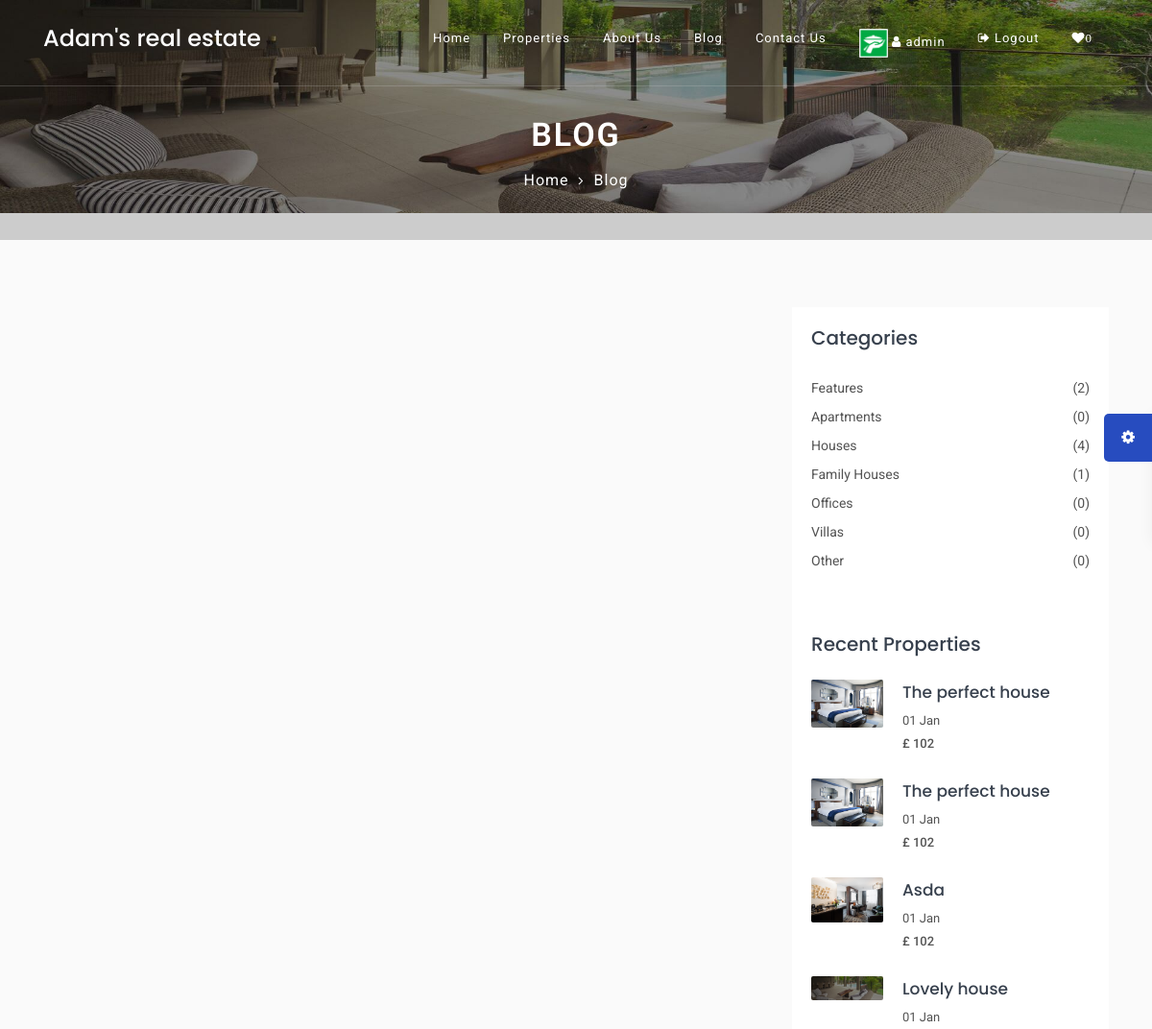
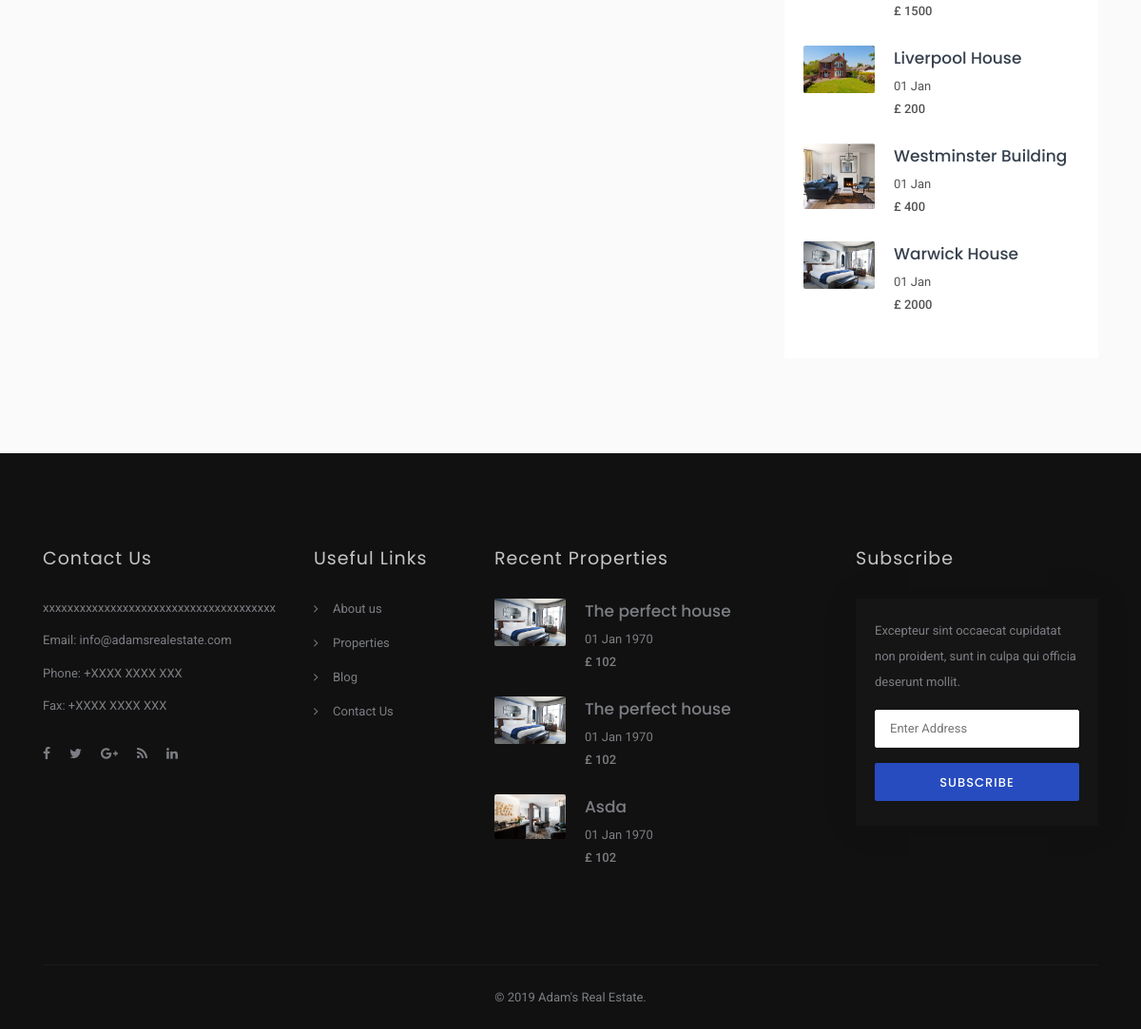
/blog.php (signed in), run on the app's committed database (2 pictures, top to bottom).
### tables this page shows
CREATE TABLE `tbl_property` (
  `id` bigint(11) NOT NULL,
  `name` varchar(200) NOT NULL,
  `category` varchar(100) NOT NULL,
  `propert_des` text NOT NULL,
  `image` varchar(200) NOT NULL,
  `location` text NOT NULL,
  `full_address` text NOT NULL,
  `bedroom` int(3) NOT NULL,
  `bathroom` int(3) NOT NULL,
  `area` varchar(500) NOT NULL,
  `garage` int(3) NOT NULL,
  `price` int(16) NOT NULL,
  `status` int(1) NOT NULL DEFAULT '1',
  `add_date` varchar(100) NOT NULL,
  `updated_date` timestamp NOT NULL DEFAULT CURRENT_TIMESTAMP ON UPDATE CURRENT_TIMESTAMP
);

### admin/classess/function.php (called while the page is built, shortened)
<?php
 class ADMIN
{
	public function getAllRecentPropertysFrontEnd($limit)
        {
           $return=array();
           $DBH = new DatabaseHandler();
           $sql="select * from `tbl_property` where `status`=1 order by `id` DESC limit 0,".$limit."";
           $STH = $DBH->query($sql);
           if($STH->rowCount()>0)
           {
               while($row = $STH->fetch(PDO::FETCH_ASSOC))
               {
                   $return[] = $row;
               }
           }
           return $return;
        }
    public function countAllPropertyByCategory($category)
       {
       $DBH = new DatabaseHandler();
       $sql="select count(*) from `tbl_property`where `status`='1' and `category`='".$category."' ";
       $STH = $DBH->query($sql);
       $return=$STH->fetchColumn();
       return $return;
       }
	 public function countWishlist()
       {
       $DBH = new DatabaseHandler();
       $sql="select count(*) from `tbl_wishlist` where `customer_id`='".$_SESSION['cprop_id']."'";
       $STH = $DBH->query($sql);
       $return=$STH->fetchColumn();
       return $return;
       }
}

### admin/classess/dbconnect.php (called while the page is built, shortened)
<?php
class DatabaseHandler
    {
    var $host, $dbuser, $dbpass, $db, $DBH ,$STH;
function __construct()
   {
        $this->host = DB_HOST;
        $this->dbuser = DB_USERNAME;
        $this->dbpass = DB_PASSWORD;
        $this->db = DB_NAME;
    }
    function connect() {
        try {
            $this->DBH = new PDO("mysql:host=$this->host;dbname=$this->db", $this->dbuser, $this->dbpass);
            $this->DBH->setAttribute(PDO::ATTR_ERRMODE, PDO::ERRMODE_EXCEPTION);
        } catch (PDOException $e) {
            throw $e;
        }
    }
    function query($sql){
        try{
            $STH=$this->DBH->prepare($sql);
            $STH->execute();
            return $STH;
        }catch (Exception $e){
            echo $e;
            throw $e;
        }
    }
}

### blog.php (the view, shortened to what this page needs)
<?php
include_once('admin/classess/function.php');
$admin= new ADMIN();
$recentproperty = $admin->getAllRecentPropertysFrontEnd(20);
$recentpropertyfooter = $admin->getAllRecentPropertysFrontEnd(3);
?>
<!DOCTYPE html>
<html lang="zxx">
<head>
    <?php require_once 'head.php'; ?>
</head>
<body id="top">
<?php require_once 'header.php'; ?>
<div class="sub-banner ">
<img class="" src="slider_image/slider1 - Copy.jpg" alt="banner" width="100%" height="auto" >
    <div class="container">
        <div class="breadcrumb-area">
            <h1>Blog</h1>
            <ul class="breadcrumbs">
                <li><a href="index.php">Home</a></li>
					<li class="active">Blog</li>
            </ul>
        </div>
    </div>
</div>
<div class="blog-section content-area-2">
    <div class="container">
        <div class="row">
            <div class="col-lg-8 col-md-12">
            </div>
            <div class="col-lg-4 col-md-12">
                <div class="sidebar mbl">
                    <div class="widget categories">
                        <h5 class="sidebar-title">Categories</h5>
                        <ul>
                            <li><a href="property.php?category=1">Features<span>(<?php echo $admin->countAllPropertyByCategory(1);?>)</span></a></li>
                            <li><a href="property.php?category=2">Apartments<span>(<?php echo $admin->countAllPropertyByCategory(2);?>)</span></a></li>
                            <li><a href="property.php?category=3">Houses<span>(<?php echo $admin->countAllPropertyByCategory(3);?>)</span></a></li>
                            <li><a href="property.php?category=4">Family Houses<span>(<?php echo $admin->countAllPropertyByCategory(4);?>)</span></a></li>
                            <li><a href="property.php?category=5">Offices<span>(<?php echo $admin->countAllPropertyByCategory(5);?>)</span></a></li>
                            <li><a href="property.php?category=6">Villas<span>(<?php echo $admin->countAllPropertyByCategory(6);?>)</span></a></li>
                            <li><a href="property.php?category=7">Other<span>(<?php echo $admin->countAllPropertyByCategory(7);?>)</span></a></li>
                        </ul>
                    </div>
                    <div class="widget recent-posts">
                        <h5 class="sidebar-title">Recent Properties</h5>
						<?php foreach($recentproperty as $rec) {?>
                        <div class="media mb-4">
                            <a href="property-detail.php?id=<?php echo base64_encode($rec['id'])?>">
                                <img src="admin/images/<?php echo $rec['image'];?>" alt="sub-property">
                            </a>
                            <div class="media-body align-self-center">
                                <h5>
                                    <a href="property-detail.php?id=<?php echo base64_encode(rec)?>"><?php echo $rec['name'];?></a>
                                </h5>
                                <p><?php echo date('d M',strtotime($rec['name']));?></p>
                                <p> <strong>£ <?php echo $rec['price'];?></strong></p>
                            </div>
                        </div>
						<?php }?>
                    </div>
                </div>
            </div>
        </div>
    </div>
</div>
<?php require_once 'footer.php'; ?>
</body>
</html>

### head.php (shortened to what this page needs)
<link type="text/css" rel="stylesheet" href="assets/css/bootstrap.min.css">
<link type="text/css" rel="stylesheet" href="assets/css/magnific-popup.css">
<link type="text/css" rel="stylesheet" href="assets/css/jquery.selectBox.css">
<link type="text/css" rel="stylesheet" href="assets/css/dropzone.css">
<link type="text/css" rel="stylesheet" href="assets/css/rangeslider.css">
<link type="text/css" rel="stylesheet" href="assets/css/animate.min.css">
<link type="text/css" rel="stylesheet" href="assets/css/leaflet.css">
<link type="text/css" rel="stylesheet" href="assets/css/slick.css">
<link type="text/css" rel="stylesheet" href="assets/css/slick-theme.css">
<link type="text/css" rel="stylesheet" href="assets/css/slick-theme.css">
<link type="text/css" rel="stylesheet" href="assets/css/map.css">
<link type="text/css" rel="stylesheet" href="assets/css/jquery.mCustomScrollbar.css">
<link type="text/css" rel="stylesheet" href="assets/fonts/font-awesome/css/font-awesome.min.css">
<link type="text/css" rel="stylesheet" href="assets/fonts/flaticon/font/flaticon.css">
<link type="text/css" rel="stylesheet" href="assets/css/style.css">
<link rel="stylesheet" type="text/css" id="style_sheet" href="assets/css/skins/default.css">

### header.php (shortened to what this page needs)
<header class="main-header sticky-header" id="main-header-2">
    <div class="container">
        <div class="row">
            <div class="col-12">
                <nav class="navbar navbar-expand-lg navbar-light rounded">
                    <a class="navbar-brand logo navbar-brand d-flex w-50 mr-auto" href="index.php">
					   <h4 style="color:white;">Adam's real estate</h4>
                    </a>
                    <div class="navbar-collapse collapse w-100" id="navbar">
                        <ul class="navbar-nav ml-auto">
                            <li class="nav-item dropdown">
                                <a class="nav-link dropdown-toggle" href="index.php" >
                                    Home
                                </a>
                            </li>
                            <li class="nav-item dropdown">
                                <a class="nav-link dropdown-toggle" href="property.php" >
                                    Properties
                                </a>
                            </li>
							<li class="nav-item dropdown">
                                <a class="nav-link dropdown-toggle" href="about.php" >
                                    About Us
                                </a>
                            </li>
                            <li class="nav-item dropdown active">
                                <a class="nav-link dropdown-toggle" href="blog.php"  >
                                    Blog
                                </a>
                               </li>
                            <li class="nav-item dropdown">
                                <a class="nav-link dropdown-toggle" href="contact.php" >
                                    Contact Us
                                </a>
                            </li>
							<?php if(isset($_SESSION['cprop_id'])) {?>
                            <li class="nav-item dropdown">
                            <a href="#" data-toggle="dropdown" class="nav-link dropdown-toggle dropdown-toggle"><img src="assets/images/login.png" alt="" width="30" class="img-circle"> <i class="fa fa-user"></i>  <?php echo $_SESSION['first_name'];?></a>
                            </li>
                            <li class="nav-item dropdown">
                            <a href="admin/frontend_logout.php" class="nav-link dropdown-toggle"><i class="fa fa-sign-out"></i> Logout </a>
                            </li>
							<?php } ?>
                            <li class="nav-item dropdown">
							<?php if(isset($_SESSION['cprop_id'])) {?>
							    <a class="nav-link dropdown-toggle" href="wishlist.php" >
                                   <span href="wishlist.php" class="fa fa-heart"><span id="wishlist_header_count"><?php echo $admin->countWishlist();?></span></span>
								 </a>
									<?php } else {?>
								<a class="nav-link dropdown-toggle" href="login.php" >
									<span href="login.php" class="fa fa-heart"></span>
								 </a>
									<?php } ?>
                            </li>
                        </ul>
                    </div>
                </nav>
            </div>
        </div>
    </div>
</header>

### footer.php (shortened to what this page needs)
<footer class="footer">
    <div class="container footer-inner">
        <div class="row">
            <div class="col-xl-3 col-lg-3 col-md-6 col-sm-6">
                <div class="footer-item">
                    <h4>Contact Us</h4>
                    <ul class="contact-info">
                        <li>
                            xxxxxxxxxxxxxxxxxxxxxxxxxxxxxxxxxxxxxx
                        </li>
                        <li>
                            Email: <a href="mailto:info@adamsrealestate.com">info@adamsrealestate.com</a>
                        </li>
                        <li>
                            Phone: <a href="tel:+0477-85x6-552">+XXXX XXXX XXX</a>
                        </li>
                        <li>
                            Fax: +XXXX XXXX XXX
                        </li>
                    </ul>
                    <ul class="social-list clearfix">
                        <li><a href="#" class="facebook"><i class="fa fa-facebook"></i></a></li>
                        <li><a href="#" class="twitter"><i class="fa fa-twitter"></i></a></li>
                        <li><a href="#" class="google"><i class="fa fa-google-plus"></i></a></li>
                        <li><a href="#" class="rss"><i class="fa fa-rss"></i></a></li>
                        <li><a href="#" class="linkedin"><i class="fa fa-linkedin"></i></a></li>
                    </ul>
                </div>
            </div>
            <div class="col-xl-2 col-lg-2 col-md-6 col-sm-6">
                <div class="footer-item">
                    <h4>
                        Useful Links
                    </h4>
                    <ul class="links">
                        <li>
                            <a href="about.php"><i class="fa fa-angle-right"></i>About us</a>
                        </li>
                        <li>
                            <a href="property.php"><i class="fa fa-angle-right"></i>Properties</a>
                        </li>
                        <li>
                            <a href="blog.php"><i class="fa fa-angle-right"></i>Blog</a>
                        </li>
                        <li>
                            <a href="contact.php"><i class="fa fa-angle-right"></i>Contact Us</a>
                        </li>
                    </ul>
                </div>
            </div>
            <div class="col-xl-4 col-lg-4 col-md-6 col-sm-6">
                <div class="recent-posts footer-item">
                    <h4>Recent Properties</h4>
                    <?php foreach($recentpropertyfooter as $rec) {?>
                        <div class="media mb-4">
                            <a href="property-detail.php?id=<?php echo base64_encode($rec['id'])?>">
                                <img src="admin/images/<?php echo $rec['image'];?>" alt="sub-property">
                            </a>
                            <div class="media-body align-self-center">
                                <h5>
                                    <a href="property-detail.php?id=<?php echo base64_encode($rec['id'])?>"><?php echo $rec['name'];?></a>
                                </h5>
                                <p><?php echo date('d M Y',strtotime($rec['name']));?></p>
                                <p> <strong>£ <?php echo $rec['price'];?></strong></p>
                            </div>
                        </div>
						<?php }?>
				</div>
            </div>
            <div class="col-xl-3 col-lg-3 col-md-6 col-sm-6">
                <div class="footer-item clearfix">
                    <h4>Subscribe</h4>
                    <div class="Subscribe-box">
                        <p>Excepteur sint occaecat cupidatat non proident, sunt in culpa qui officia deserunt mollit.</p>
                        <form action="#" method="GET">
                            <p>
                                <input type="text" class="form-contact" name="email" placeholder="Enter Address">
                            </p>
                            <p>
                                <button type="submit" name="submitNewsletter" class="btn btn-block btn-color">
                                    Subscribe
                                </button>
                            </p>
                        </form>
                    </div>
                </div>
            </div>
        </div>
        <div class="row">
            <div class="col-xl-12">
                <p class="copy">&copy;  2019 <a href="" target="_blank">Adam's Real Estate</a>.</p>
            </div>
        </div>
    </div>
</footer>

### assets/css/skins/default.css (style rules this page uses)
.btn-color { background: #274cbf; border-color: #274cbf; }
.main-header .navbar-expand-lg .navbar-nav .active .nav-link { color: #274cbf !important; border-bottom: solid 2px #274cbf; }
@media (min-width: 991px) { .sticky-header .navbar-expand-lg .navbar-nav .active .nav-link { color: #fff !important; border-bottom: solid 2px transparent; } }

### data on the page
tbl_property: image (picture), name "The perfect house", name "01 Jan", price "102", name "01 Jan 1970"
tbl_property: image (picture), name "The perfect house", name "01 Jan", price "102", name "01 Jan 1970"
tbl_property: image (picture), name "Asda", name "01 Jan", price "102", name "01 Jan 1970"
tbl_property: image (picture), name "Lovely house", name "01 Jan", price "1500"
tbl_property: image (picture), name "Liverpool House", name "01 Jan", price "200"
tbl_property: image (picture), name "Westminster Building", name "01 Jan", price "400"
tbl_property: image (picture), name "Warwick House", name "01 Jan", price "2000"

### other printed values
$_SESSION['first_name'] "admin"
$admin->countWishlist() "0"
$admin->countAllPropertyByCategory(1) "2"
$admin->countAllPropertyByCategory(2) "0"
$admin->countAllPropertyByCategory(3) "4"
$admin->countAllPropertyByCategory(4) "1"
$admin->countAllPropertyByCategory(5) "0"
$admin->countAllPropertyByCategory(6) "0"
$admin->countAllPropertyByCategory(7) "0"
